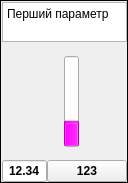
    <widget class="QFrame" name="Parametr_1">
     <property name="maximumSize">
      <size>
       <width>125</width>
       <height>16777215</height>
      </size>
     </property>
     <property name="frameShape">
      <enum>QFrame::Box</enum>
     </property>
     <property name="frameShadow">
      <enum>QFrame::Plain</enum>
     </property>
     <layout class="QGridLayout" name="gridLayout_2">
      <property name="leftMargin">
       <number>1</number>
      </property>
      <property name="topMargin">
       <number>1</number>
      </property>
      <property name="rightMargin">
       <number>0</number>
      </property>
      <property name="bottomMargin">
       <number>0</number>
      </property>
      <property name="spacing">
       <number>1</number>
      </property>
      <item row="4" column="0" colspan="5">
       <widget class="QFrame" name="frame_3">
        <property name="frameShape">
         <enum>QFrame::NoFrame</enum>
        </property>
        <property name="frameShadow">
         <enum>QFrame::Sunken</enum>
        </property>
        <layout class="QHBoxLayout" name="horizontalLayout">
         <property name="spacing">
          <number>0</number>
         </property>
         <property name="margin">
          <number>0</number>
         </property>
         <item>
          <widget class="QLineEdit" name="lePV_1">
           <property name="sizePolicy">
            <sizepolicy hsizetype="Minimum" vsizetype="Fixed">
             <horstretch>0</horstretch>
             <verstretch>0</verstretch>
            </sizepolicy>
           </property>
           <property name="maximumSize">
            <size>
             <width>45</width>
             <height>16777215</height>
            </size>
           </property>
           <property name="font">
            <font>
             <weight>75</weight>
             <bold>true</bold>
            </font>
           </property>
           <property name="whatsThis">
            <string>Перший параметер процесу регулювання</string>
           </property>
           <property name="text">
            <string>12.34</string>
           </property>
           <property name="alignment">
            <set>Qt::AlignCenter</set>
           </property>
           <property name="readOnly">
            <bool>true</bool>
           </property>
          </widget>
         </item>
         <item>
          <widget class="QPushButton" name="sbSP_1">
           <property name="font">
            <font>
             <weight>75</weight>
             <bold>true</bold>
            </font>
           </property>
           <property name="text">
            <string>123</string>
           </property>
          </widget>
         </item>
        </layout>
       </widget>
      </item>
      <item row="1" column="2">
       <spacer name="verticalSpacer_2">
        <property name="orientation">
         <enum>Qt::Vertical</enum>
        </property>
        <property name="sizeType">
         <enum>QSizePolicy::Preferred</enum>
        </property>
        <property name="sizeHint" stdset="0">
         <size>
          <width>20</width>
          <height>12</height>
         </size>
        </property>
       </spacer>
      </item>
      <item row="2" column="2">
       <widget class="QProgressBar" name="pbPV_1">
        <property name="maximumSize">
         <size>
          <width>15</width>
          <height>16777215</height>
         </size>
        </property>
        <property name="palette">
         <palette>
          <active>
           <colorrole role="Highlight">
            <brush brushstyle="SolidPattern">
             <color alpha="255">
              <red>255</red>
              <green>0</green>
              <blue>255</blue>
             </color>
            </brush>
           </colorrole>
          </active>
          <inactive>
           <colorrole role="Highlight">
            <brush brushstyle="SolidPattern">
             <color alpha="255">
              <red>255</red>
              <green>0</green>
              <blue>255</blue>
             </color>
            </brush>
           </colorrole>
          </inactive>
          <disabled>
           <colorrole role="Highlight">
            <brush brushstyle="SolidPattern">
             <color alpha="255">
              <red>178</red>
              <green>178</green>
              <blue>178</blue>
             </color>
            </brush>
           </colorrole>
          </disabled>
         </palette>
        </property>
        <property name="whatsThis">
         <string>Перший параметер процесу регулювання</string>
        </property>
        <property name="layoutDirection">
         <enum>Qt::LeftToRight</enum>
        </property>
        <property name="styleSheet">
         <string notr="true"/>
        </property>
        <property name="maximum">
         <number>4000</number>
        </property>
        <property name="value">
         <number>1000</number>
        </property>
        <property name="textVisible">
         <bool>false</bool>
        </property>
        <property name="orientation">
         <enum>Qt::Vertical</enum>
        </property>
       </widget>
      </item>
      <item row="2" column="0">
       <widget class="Scale" name="scalePV_1" native="true">
        <property name="sizePolicy">
         <sizepolicy hsizetype="Fixed" vsizetype="Expanding">
          <horstretch>0</horstretch>
          <verstretch>0</verstretch>
         </sizepolicy>
        </property>
        <property name="minimumSize">
         <size>
          <width>35</width>
          <height>0</height>
         </size>
        </property>
        <property name="maximumSize">
         <size>
          <width>35</width>
          <height>16777215</height>
         </size>
        </property>
       </widget>
      </item>
      <item row="0" column="0" colspan="5">
       <widget class="QTextEdit" name="Value_1">
        <property name="sizePolicy">
         <sizepolicy hsizetype="Expanding" vsizetype="Fixed">
          <horstretch>0</horstretch>
          <verstretch>0</verstretch>
         </sizepolicy>
        </property>
        <property name="maximumSize">
         <size>
          <width>16777215</width>
          <height>40</height>
         </size>
        </property>
        <property name="whatsThis">
         <string>Назва першого параметру</string>
        </property>
        <property name="verticalScrollBarPolicy">
         <enum>Qt::ScrollBarAlwaysOff</enum>
        </property>
        <property name="horizontalScrollBarPolicy">
         <enum>Qt::ScrollBarAlwaysOff</enum>
        </property>
        <property name="readOnly">
         <bool>true</bool>
        </property>
        <property name="html">
         <string>&lt;!DOCTYPE HTML PUBLIC &quot;-//W3C//DTD HTML 4.0//EN&quot; &quot;http://www.w3.org/TR/REC-html40/strict.dtd&quot;&gt;
&lt;html&gt;&lt;head&gt;&lt;meta name=&quot;qrichtext&quot; content=&quot;1&quot; /&gt;&lt;style type=&quot;text/css&quot;&gt;
p, li { white-space: pre-wrap; }
&lt;/style&gt;&lt;/head&gt;&lt;body style=&quot; font-family:'DejaVu Sans'; font-size:9pt; font-weight:400; font-style:normal;&quot;&gt;
&lt;p style=&quot; margin-top:0px; margin-bottom:0px; margin-left:0px; margin-right:0px; -qt-block-indent:0; text-indent:0px;&quot;&gt;Перший параметр&lt;/p&gt;&lt;/body&gt;&lt;/html&gt;</string>
        </property>
       </widget>
      </item>
      <item row="2" column="1">
       <widget class="QSlider" name="vsSPR_1">
        <property name="sizePolicy">
         <sizepolicy hsizetype="Preferred" vsizetype="Expanding">
          <horstretch>0</horstretch>
          <verstretch>0</verstretch>
         </sizepolicy>
        </property>
        <property name="minimumSize">
         <size>
          <width>0</width>
          <height>0</height>
         </size>
        </property>
        <property name="baseSize">
         <size>
          <width>0</width>
          <height>0</height>
         </size>
        </property>
        <property name="whatsThis">
         <string>Розрахункове завдання</string>
        </property>
        <property name="styleSheet">
         <string notr="true">
QSlider::groove:vertical {
     background:  rgba(0,0,0,0);
}

 QSlider::handle:vertical {
	image: url(:/slider/pict/SPR_1.png);
 }
</string>
        </property>
        <property name="maximum">
         <number>4000</number>
        </property>
        <property name="singleStep">
         <number>1</number>
        </property>
        <property name="pageStep">
         <number>80</number>
        </property>
        <property name="value">
         <number>0</number>
        </property>
        <property name="sliderPosition">
         <number>0</number>
        </property>
        <property name="tracking">
         <bool>false</bool>
        </property>
        <property name="orientation">
         <enum>Qt::Vertical</enum>
        </property>
        <property name="invertedAppearance">
         <bool>false</bool>
        </property>
        <property name="invertedControls">
         <bool>false</bool>
        </property>
        <property name="tickPosition">
         <enum>QSlider::TicksBothSides</enum>
        </property>
        <property name="tickInterval">
         <number>400</number>
        </property>
       </widget>
      </item>
      <item row="2" column="4">
       <spacer name="horizontalSpacer_21">
        <property name="orientation">
         <enum>Qt::Horizontal</enum>
        </property>
        <property name="sizeType">
         <enum>QSizePolicy::MinimumExpanding</enum>
        </property>
        <property name="sizeHint" stdset="0">
         <size>
          <width>0</width>
          <height>20</height>
         </size>
        </property>
       </spacer>
      </item>
      <item row="3" column="2">
       <spacer name="verticalSpacer_4">
        <property name="orientation">
         <enum>Qt::Vertical</enum>
        </property>
        <property name="sizeType">
         <enum>QSizePolicy::Preferred</enum>
        </property>
        <property name="sizeHint" stdset="0">
         <size>
          <width>20</width>
          <height>11</height>
         </size>
        </property>
       </spacer>
      </item>
      <item row="1" column="3" rowspan="3">
       <widget class="QSlider" name="vsSP_1">
        <property name="minimumSize">
         <size>
          <width>32</width>
          <height>0</height>
         </size>
        </property>
        <property name="whatsThis">
         <string>Постійне завдання на перший параметер</string>
        </property>
        <property name="styleSheet">
         <string notr="true">QSlider::groove:vertical {
     background: rgba(0, 0, 0, 0);
/*     position: absolute;  абсолютная позиция в 4px слева и справа от виджета. установка полей виджета также будет работать... */
/*     left: 4px; right: 4px;*/
 }

 QSlider::handle:vertical {
	
	image: url(:/slider/pict/bigSP_1.png);
 }
</string>
        </property>
        <property name="maximum">
         <number>4000</number>
        </property>
        <property name="singleStep">
         <number>1</number>
        </property>
        <property name="pageStep">
         <number>80</number>
        </property>
        <property name="value">
         <number>2500</number>
        </property>
        <property name="sliderPosition">
         <number>2500</number>
        </property>
        <property name="tracking">
         <bool>false</bool>
        </property>
        <property name="orientation">
         <enum>Qt::Vertical</enum>
        </property>
        <property name="invertedAppearance">
         <bool>false</bool>
        </property>
        <property name="invertedControls">
         <bool>false</bool>
        </property>
        <property name="tickPosition">
         <enum>QSlider::NoTicks</enum>
        </property>
       </widget>
      </item>
     </layout>
    </widget>
